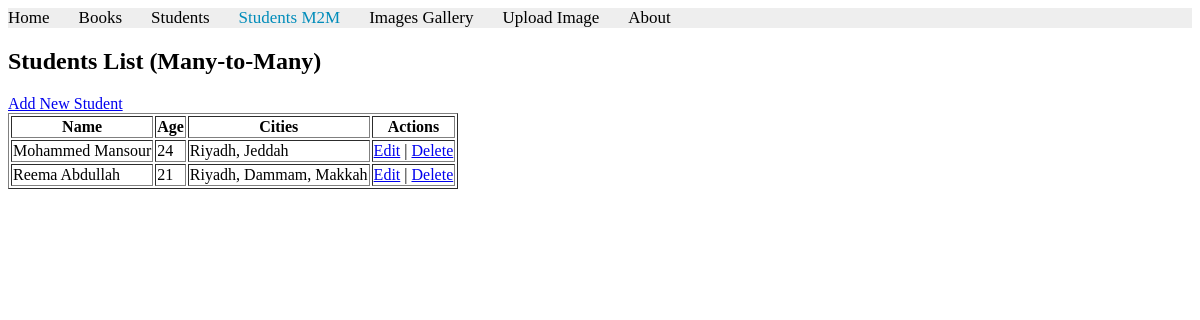
/books/lab11/liststudents2, run on the app's committed database.
### apps/bookmodule/models.py (models this page shows, shortened)
class Student2(models.Model):
    name = models.CharField(max_length=100)
    age = models.IntegerField()
    addresses = models.ManyToManyField(Address2)

class Address2(models.Model):
    city = models.CharField(max_length=100)

### apps/bookmodule/views.py (the view)
# urls.py: path('lab11/liststudents2', views.list_students2, name='list_students2'),
def list_students2(request):
    students = Student2.objects.all()
    return render(request, 'bookmodule/lab11/list_students2.html', {'students': students})

### apps/templates/bookmodule/lab11/list_students2.html
{% extends 'layouts/base.html' %}
{% block content %}
<h2>Students List (Many-to-Many)</h2>
<a href="{% url 'add_student2' %}">Add New Student</a>
<table border="1">
    <tr>
        <th>Name</th>
        <th>Age</th>
        <th>Cities</th>
        <th>Actions</th>
    </tr>
    {% for s in students %}
    <tr>
        <td>{{ s.name }}</td>
        <td>{{ s.age }}</td>
        <td>
            {% for addr in s.addresses.all %}
                {{ addr.city }}{% if not forloop.last %}, {% endif %}
            {% empty %}
                No Cities
            {% endfor %}
        </td>
        <td>
            <a href="{% url 'update_student2' s.pk %}">Edit</a> |
            <a href="{% url 'delete_student2' s.pk %}">Delete</a>
        </td>
    </tr>
    {% endfor %}
</table>
{% endblock %}

### data on the page
Student2: name "Mohammed Mansour", age "24"
Address2: city "Riyadh"
Address2: city "Jeddah"
Student2: name "Reema Abdullah", age "21"
Address2: city "Dammam"
Address2: city "Makkah"
